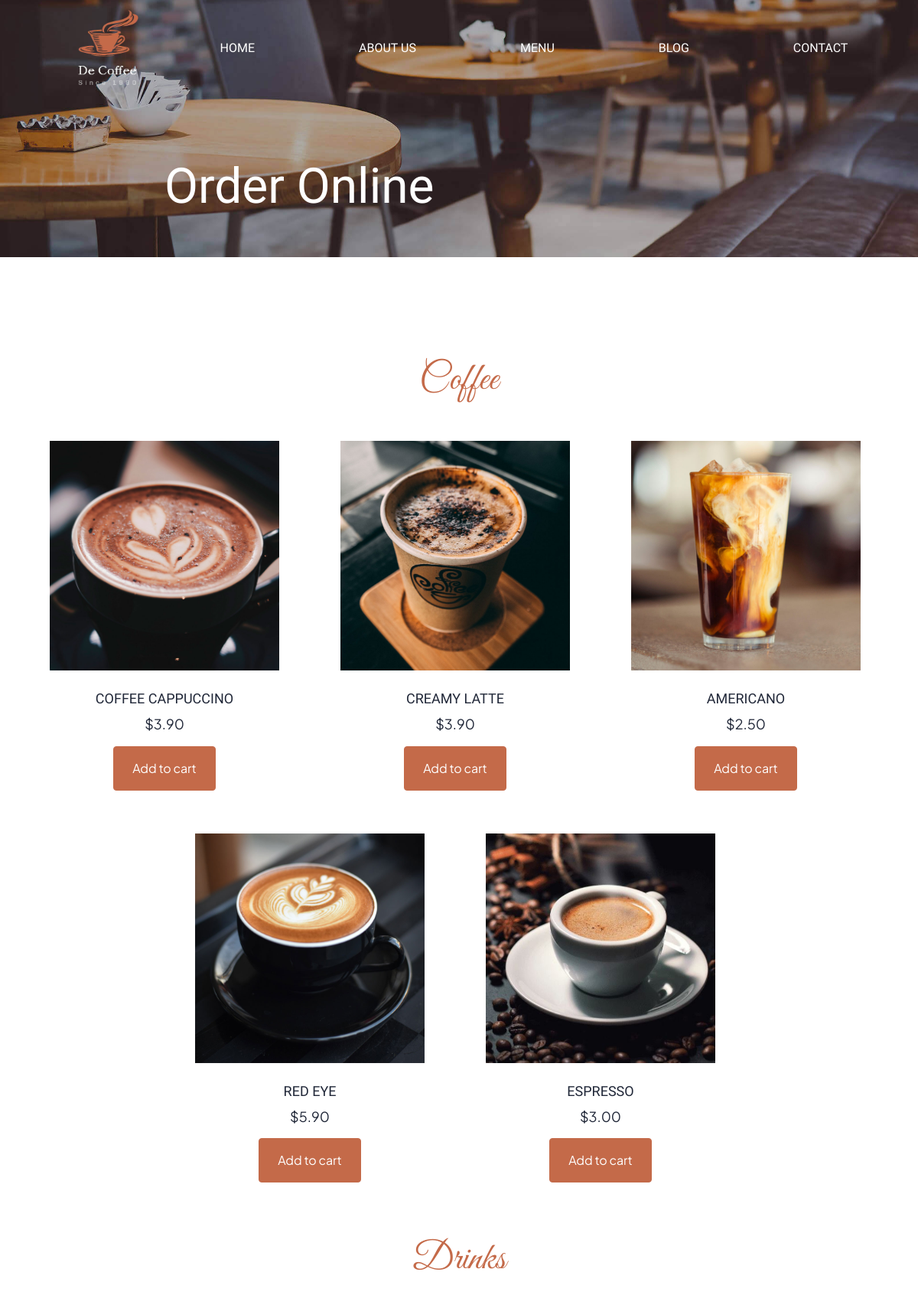
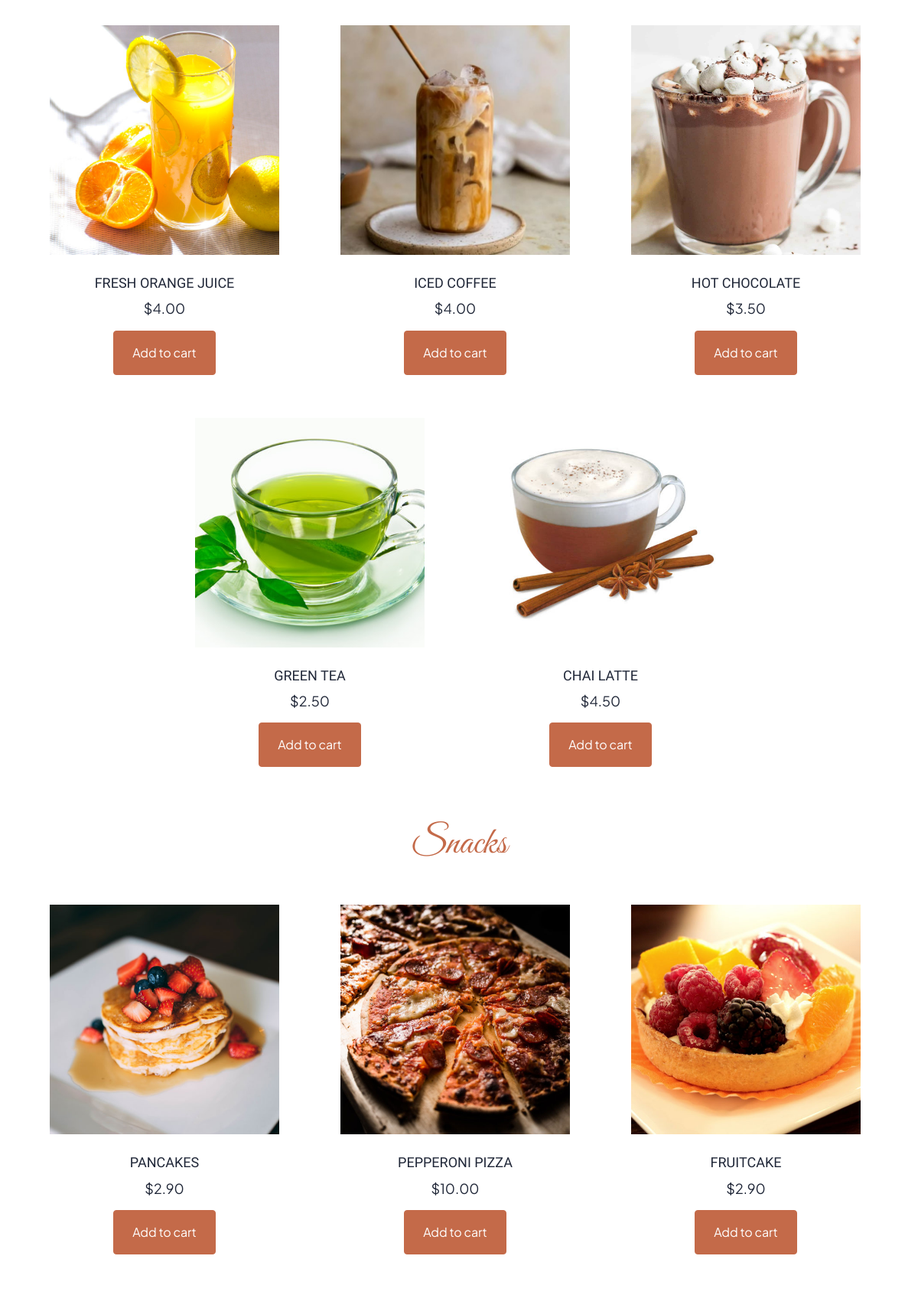
The page /order/ (upper part) on the database its author committed (2 pictures, top to bottom).
### app1/models.py (models this page shows, shortened)
class Category(models.Model):
    name = models.CharField(max_length=50)

class Product(models.Model):
    name = models.CharField(max_length=100)
    image = models.ImageField(upload_to='products/')
    price = models.DecimalField(max_digits=10, decimal_places=2)
    description = models.TextField(blank=True)
    category = models.ForeignKey(Category, on_delete=models.CASCADE, null=True, blank=True)

### app1/views.py (the view)
# urls.py: path('order/', views.order, name='order'),
def order(request):
    cat = Category.objects.all()
    products = {category: Product.objects.filter(category=category) for category in cat}
    return render(request, 'order.html', {'products': products, 'category': cat,})

### app1/templates/order.html (shortened to what this page needs)
{% load static %}
<!DOCTYPE html>
<html lang="en">
    <head>
        <link rel="stylesheet" href="{% static 'app1/test.css' %}">
        <link href="https://stackpath.bootstrapcdn.com/bootstrap/4.5.2/css/bootstrap.min.css" rel="stylesheet">
        <link rel="stylesheet" href="https://cdnjs.cloudflare.com/ajax/libs/font-awesome/6.6.0/css/all.min.css"/>
    </head>
    <body>
        <header>
            <div class="header-area">
                <div class=" image-container container-fluid">
                    <nav class="navbar navbar-expand-sm navbar-light">
                        <a class="navbar-brand" href="{% url 'index' %}">
                            <img class="image" src="{% static 'app1/images/logo (1).png' %}" alt="Logo" width="80" height="100">
                        </a>
                        <div class="collapse navbar-collapse" id="navbarNav">
                            <ul class="navbar-nav ml-auto">
                                <li class="nav-item">
                                    <a class="nav-link" href="{% url 'index' %}">Home</a>
                                </li>
                                <li class="nav-item">
                                    <a class="nav-link" href="{% url 'about' %}">About Us</a>
                                </li>
                                <li class="nav-item">
                                    <a class="nav-link" href="{% url 'menu' %}">Menu</a>
                                </li>
                                <li class="nav-item">
                                    <a class="nav-link" href="{% url 'blog' %}">Blog</a>
                                </li>
                                <li class="nav-item">
                                    <a class="nav-link" href="{% url 'contact' %}">Contact </a>
                                </li>
                            </ul>
                        </div>
                    </nav>
                    <div class="hero-caption text-white text-left">
                        <h2>Order Online</h2>
                    </div>
                </div>
            </div>
        </header>
        <section class="bs-section" id="menu-section">
            <div class="container">
                {% for category, products in products.items %}
                <div class="row justify-content-center mb-5 pb-3">
                    <div class="col-md-7 heading-section text-center">
                        <span class="subheading">{{ category.name }}</span>
                    </div>
                </div>
                <div class="row">
                    {% for product in products %}
                    <div class="col-md-4 d-flex align-items-stretch">
                        <div class="menu-entry1"><a href="{% url 'product_detail' product.name %}">
                            <img src="{{ product.image.url }}" alt=""></a>
                            <div class="text text-center pt-4">
                                <h3>{{ product.name }}</h3>
                                <p class="price"><span>${{ product.price }}</span></p>
                                <p>
                                    <a class="btn btn-primary btn-outline-primary px-4 py-3"
                                        aria-label="Add {{ product.name }} to your cart">Add to cart</a>
                                </p>
                            </div>
                        </div>
                    </div>
                    {% endfor %}
                </div>
                {% endfor %}
            </div>
        </section>
    </body>
</html>

### app1/static/app1/test.css (style rules this page uses)
body { margin: 0; padding: 0; font-family:"Plus Jakarta Sans", sans-serif; }
.navbar { background-color: transparent !important; position: absolute !important; top: 0; width: 100%; z-index: 10; }
.navbar-brand { margin-left: 70px; }
.navbar-nav { display: flex; justify-content: center; flex-grow: 1; text-align: center; }
.navbar-nav .nav-item { margin: 0 60px; }
.navbar-nav .nav-link { font-family: "Shippori Mincho",serif; color: #ffffff !important; font-weight: 400; padding: 10px 15px; transition: color 0.3s ease; text-align: center; text-transform: uppercase; }
.btn { border-radius: 0; font-size: 18px; }
.btn.btn-primary { background: #C46A49; border: 1px solid #C46A49; color: white; }
.bs-section { padding: 7em 0; position: relative; display: block; }
.container { width: 100%; padding-right: 15px; padding-left: 15px; margin-right: auto; margin-left: auto; }
.pb-3 { padding-bottom: 1rem !important; }
.row { padding-bottom: 1rem !important; margin-bottom: 0rem !important; -webkit-box-pack: center !important; justify-content: center !important; }
.heading-section { z-index: 0; opacity: 1; visibility: visible; text-align: center !important; -webkit-box-flex: 0; flex: 0 0 58.33333%; max-width: 58.33333%; position: relative; width: 100%; min-height: 1px; padding-right: 15px; padding-left: 15px; }
.heading-section .subheading { font-size: 50px; display: block; font-family: "Great Vibes", cursive; color: #C46A49; line-height: 1; margin-bottom: -30px; }
.bs-section .row { display: flex; flex-wrap: wrap; margin-right: -15px; margin-left: -15px; }
.text-center { text-align: center !important; padding-top: 1.5rem !important; }
.bs-section p { margin-top: 0; margin-bottom: 1rem; }
p { font-family: "Plus Jakarta Sans",sans-serif; line-height: 1.4 }
.mb-5 { margin-bottom: 3rem !important; }
.justify-content-center { -webkit-box-pack: center !important; justify-content: center !important; }
.heading-section { z-index: 0; }
.text-center { text-align: center !important; }
.d-flex { display: flex !important; }
ul { margin: 0px; padding: 0px }
.image-container { background-image: url(images/bg-6.jpg); background-size: cover; background-position: center; height: 42vh; position: relative; color: #fff; display: flex; flex-direction: column; justify-content: center; }
.hero-caption { margin-top: 160px; padding-left: 200px; }
.hero-caption h2 { font-size: 4rem; font-family: "Shippori Mincho",serif; }
html, body { margin: 0; padding: 0; width: 100%; overflow-x: hidden; }
.menu-entry1 { margin: 20px; }
.menu-entry1 img { width: 300px; height: 300px; object-fit: cover; }
.menu-entry1 .text h3 { font-size: 18px; text-transform: uppercase; line-height: 1.4; color: #202738; font-weight: 400; font-family: "Shippori Mincho",serif; margin-top: 0; margin-bottom: 0.5rem; }
.menu-entry1 .text .price span { color: #202738; font-size: 18px; }

### rows shown on the page
Category: name "Coffee"
Product: image (picture), name "COFFEE CAPPUCCINO", price "3.90"
Product: image (picture), name "CREAMY LATTE", price "3.90"
Product: image (picture), name "AMERICANO", price "2.50"
Product: image (picture), name "RED EYE", price "5.90"
Product: image (picture), name "ESPRESSO", price "3.00"
Category: name "Drinks"
Product: image (picture), name "FRESH ORANGE JUICE", price "4.00"
Product: image (picture), name "ICED COFFEE", price "4.00"
Product: image (picture), name "HOT CHOCOLATE", price "3.50"
Product: image (picture), name "GREEN TEA", price "2.50"
Product: image (picture), name "CHAI LATTE", price "4.50"
Category: name "Snacks"
Product: image (picture), name "PANCAKES", price "2.90"
Product: image (picture), name "PEPPERONI PIZZA", price "10.00"
Product: image (picture), name "FRUITCAKE", price "2.90"
